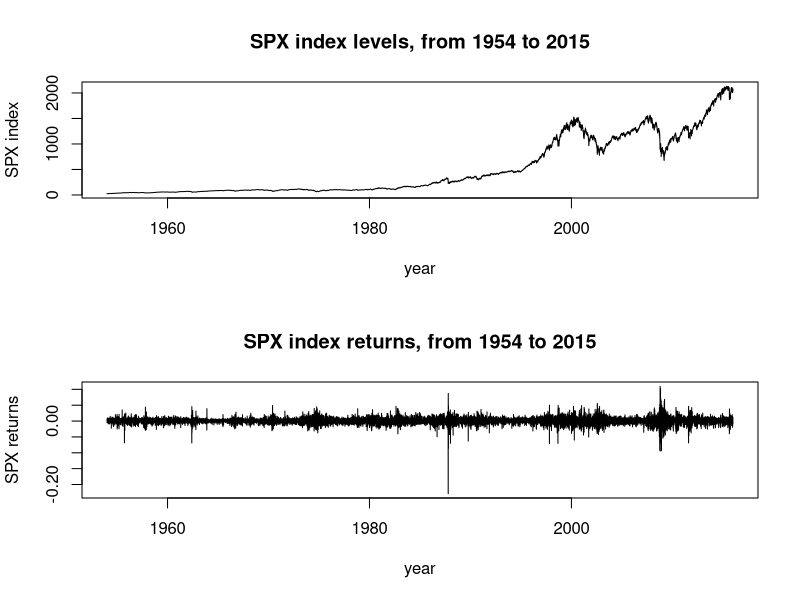
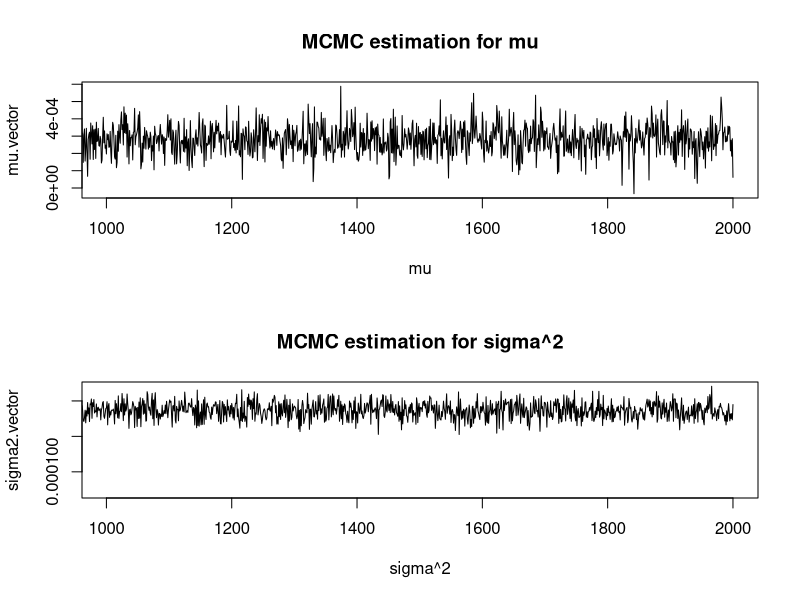

Reproduce these figures in R, in order. (Note: this script raises an error after producing the figures.)
setwd('C:\\Users\\ranzhao\\Documents\\Empirical-Asset-Pricing\\Assignment 2')
setwd('D:\\PhD FE\\Empirical-Asset-Pricing\\Assignment 2')
require(pscl)

# Data loading
spx_index_values = read.csv('spx_index_values.csv', header = TRUE)
par(mfrow=c(2,1))
plot(as.Date(as.character(spx_index_values$Date), "%m/%d/%Y"), spx_index_values$SPX.Index, type='l', 
     main='SPX index levels, from 1954 to 2015',
     xlab='year', ylab='SPX index')

# calculate the return series
spx_index_values$Return = rep(0, dim(spx_index_values)[1])
spx_index_values$Return[2:length(spx_index_values$Return)] = 
  log(spx_index_values$SPX.Index[2:length(spx_index_values$SPX.Index)] / 
  spx_index_values$SPX.Index[1:(length(spx_index_values$SPX.Index)-1)])
data.length = length(spx_index_values$Return)

plot(as.Date(as.character(spx_index_values$Date), "%m/%d/%Y"), spx_index_values$Return, type='l', 
     main='SPX index returns, from 1954 to 2015',
     xlab='year', ylab='SPX returns')

##################################################
# Black-Scholes model with Bayesian MCMC
simulation.length = 2000
mu.vector = rep(0, simulation.length)
sigma2.vector = rep(0, simulation.length)

# initialize the parameters (priors)
mu.vector[1] = mean(spx_index_values$Return)
sigma2.vector[1] = var(spx_index_values$Return)
alpha = 1000
beta = 0.2
theta = 0
delta2 = 0.001


for (i in 2:simulation.length){
  # draw mu first, does the order matter?
  delta.star.2 = 1/(data.length/sigma2.vector[i-1] + 1/delta2)
  mu.vector[i] = rnorm(1,(sum(spx_index_values$Return)/sigma2.vector[i-1]+theta/delta2)*delta.star.2, sqrt(delta.star.2))   
  sigma2.vector[i] = rigamma(1,alpha+0.5*data.length, beta+0.5*sum((spx_index_values$Return - mu.vector[i])^2))
}

plot(mu.vector, type='l', xlab='mu',xlim=c(1001,2000),main='MCMC estimation for mu')
plot(sigma2.vector, type='l', xlab='sigma^2',xlim=c(1001,2000),main='MCMC estimation for sigma^2')
mu.vector.est = mu.vector[1001:2000]
sigma2.vector.est = sigma2.vector[1001:2000]

quantile.mu.vector = c(quantile(mu.vector.est, 0.025), quantile(mu.vector.est, 0.5), quantile(mu.vector.est, 0.975))
quantile.sigma2.vector = c(quantile(sigma2.vector.est, 0.025), quantile(sigma2.vector.est, 0.5), quantile(sigma2.vector.est, 0.975))

# check with existing library in r
model <- set.to.class("Diffusion", parameter = list(phi = mean(spx_index_values$Return), gamma2 = var(spx_index_values$Return)))
est_diff <- estimate(model, 1:length(spx_index_values$Return), spx_index_values$Return, 2000)
mu.vector.est.comp = est_diff@phi[1001:2000]
sigma2.vector.est.comp = est_diff@gamma2[1001:2000]

quantile.mu.vector = c(quantile(mu.vector.est.comp, 0.025), quantile(mu.vector.est.comp, 0.5), quantile(mu.vector.est.comp, 0.975))
quantile.sigma2.vector = c(quantile(sigma2.vector.est.comp, 0.025), quantile(sigma2.vector.est.comp, 0.5), quantile(sigma2.vector.est.comp, 0.975))

##################################################


##################################################
# Jump diffusion   model with Bayesian MCMC
# non-informative
model <- set.to.class("jumpDiffusion", Lambda = function(t, xi) (t/xi[2])^xi[1],
                      parameter = list(theta = 0.1, phi = 0.05, gamma2 = 0.1, xi = c(3, 1/4)))
est <- estimate(model, 1:length(spx_index_values$Return), spx_index_values$Return, 2000)
plot(est)

# informative
model2 <- set.to.class("jumpDiffusion", Lambda = function(t, xi) (t/xi[2])^xi[1],
                      parameter = list(theta = 0.1, phi = 0.05, gamma2 = 0.1, xi = c(3, 1/4)),
                      priorDensity = list(phi = function(phi) dnorm(phi, 0.05, 0.01),
                                          theta = function(theta) dgamma(1/theta, 10, 0.1*9),
                                          gamma2 = function(gamma2) dgamma(1/gamma2, 10, 0.1*9),
                                          xi = function(xi) dnorm(xi, c(3, 1/4), c(1,1))))
est2 <- estimate(model2, 1:length(spx_index_values$Return), spx_index_values$Return, 2000)
plot(est)
##################################################
